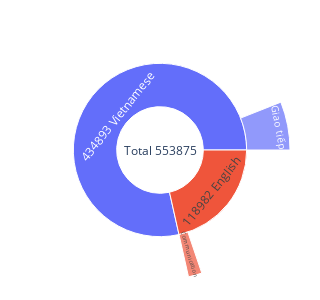

Notebook code for this chart:
### Code cell
import plotly.express as px
data = dict(
    character=["Total 553875", "118982 English", "434893 Vietnamese", "Communication","Giao tiếp" ],
    parent=["", "Total 553875", "Total 553875", "118982 English", "434893 Vietnamese" ],
    value=[553875, 118982, 434893, 9365, 33226,])

fig =px.sunburst(
    data,
    names='character',
    parents='parent',
    values='value',
    branchvalues="total",
)
fig.update_layout(
    grid= dict(columns=2, rows=1),
    margin = dict(t=1, l=30, r=30, b=1),
    width=300, height=300
)
fig.show()

### Figure 1 — Plotly figure (JSON) as saved in the notebook; plotly's stock layout.template omitted (floating-point values rounded to 4 significant figures)
{"data": [{"branchvalues": "total", "domain": {"x": [0, 1], "y": [0, 1]}, "hovertemplate": "character=%{label}<br>value=%{value}<br>parent=%{parent}<extra></extra>", "labels": ["Total 553875", "118982 English", "434893 Vietnamese", "Communication", "Giao tiếp"], "name": "", "parents": ["", "Total 553875", "Total 553875", "118982 English", "434893 Vietnamese"], "type": "sunburst", "values": [553875, 118982, 434893, 9365, 33226]}], "layout": {"grid": {"columns": 2, "rows": 1}, "height": 300, "legend": {"tracegroupgap": 0}, "margin": {"b": 1, "l": 30, "r": 30, "t": 1}, "width": 300}}
